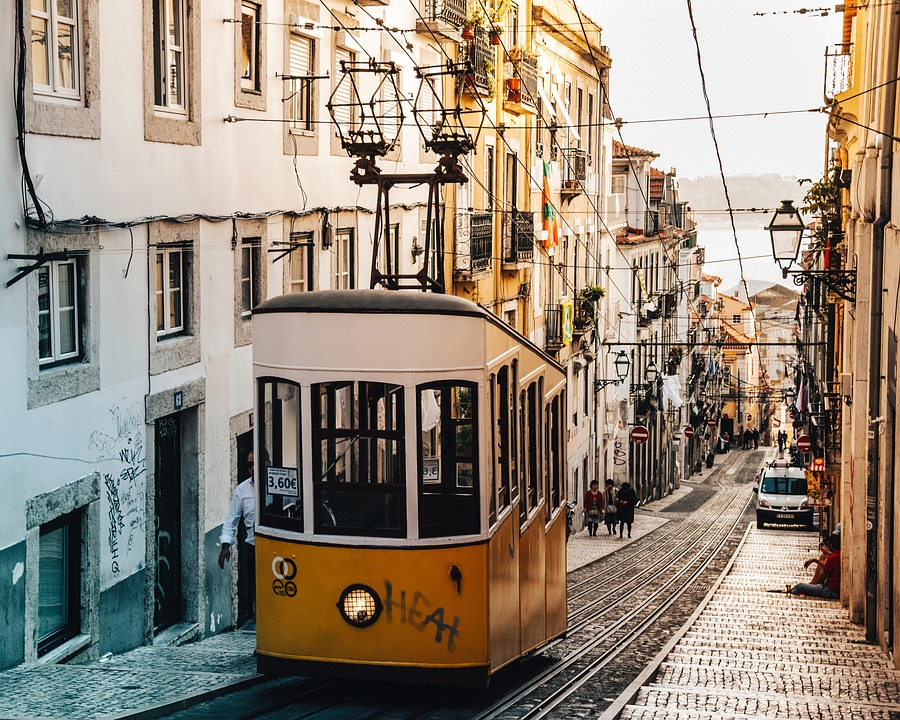
#> input picture src/Bus.jpg, 900 x 720 px, found by its file name
$ python inpaint.py
#> lines starting #> are read from the running program, lines starting #| are printed output that depends on the picture; after the words box and inside, x2 and y2 are one past the last pixel; in counts of white or black regions, pixels touching at a corner belong together
import cv2
import numpy as np


img = cv2.imread("src/Bus.jpg")
#> img is the input picture: shape (720, 900, 3); mean B, G, R 121.7, 136.7, 149.7
img_mask = cv2.imread("src/Mask.jpg", 0)
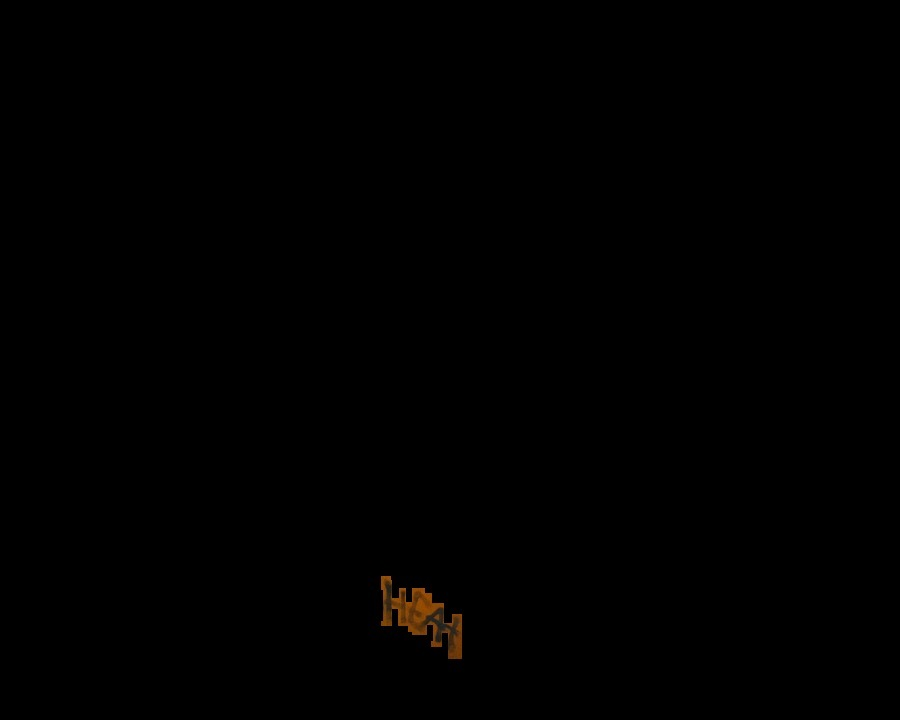
#> input picture src/Mask.jpg, 900 x 720 px, found by its file name
#> img_mask: shape (720, 900); min 0, max 100, mean 0.3

cv2.imshow("Mask", img_mask)
cv2.imshow("img", img)
cv2.waitKey(0)
cv2.destroyAllWindows()


thresh = 1
ret, img_bin = cv2.threshold(img_mask, thresh, 255, cv2.THRESH_BINARY)
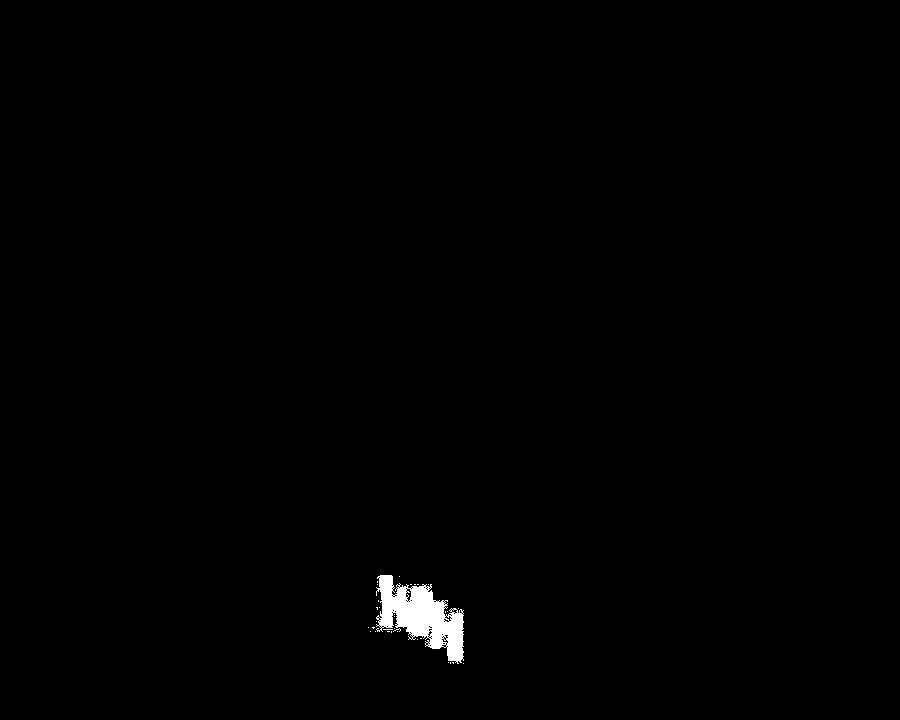
#> img_bin: shape (720, 900); 0.61% white; 33 white regions (32 under 20 px), largest, box (x1, y1, x2, y2) and area: (376, 575, 464, 664) 3879
#> ret = 1
cv2.imshow("img", img_bin)
cv2.waitKey(0)
cv2.destroyAllWindows()


img_dst = cv2.inpaint(img, img_bin, 3, cv2.INPAINT_NS)
cv2.imshow("img", img)
cv2.imshow("inpaint", img_dst)
cv2.waitKey(0)
cv2.destroyAllWindows()
